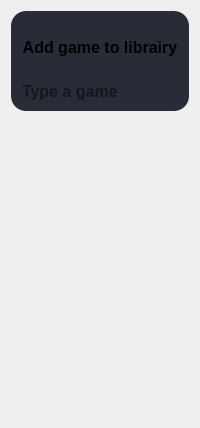
                  <widget class="QWidget" name="page_games">
                   <layout class="QVBoxLayout" name="vLayout_150">
                    <property name="sizeConstraint">
                     <enum>QLayout::SetDefaultConstraint</enum>
                    </property>
                    <item>
                     <widget class="QFrame" name="gameAdd">
                      <property name="sizePolicy">
                       <sizepolicy hsizetype="Expanding" vsizetype="Expanding">
                        <horstretch>0</horstretch>
                        <verstretch>0</verstretch>
                       </sizepolicy>
                      </property>
                      <property name="minimumSize">
                       <size>
                        <width>0</width>
                        <height>100</height>
                       </size>
                      </property>
                      <property name="maximumSize">
                       <size>
                        <width>16777215</width>
                        <height>100</height>
                       </size>
                      </property>
                      <property name="sizeIncrement">
                       <size>
                        <width>0</width>
                        <height>0</height>
                       </size>
                      </property>
                      <property name="baseSize">
                       <size>
                        <width>0</width>
                        <height>0</height>
                       </size>
                      </property>
                      <property name="styleSheet">
                       <string notr="true">background-color: rgb(39, 44, 54);
 border-radius: 15px;</string>
                      </property>
                      <layout class="QVBoxLayout" name="horizontalLayout_16">
                       <item>
                        <widget class="QPushButton" name="btn_gameAdd">
                         <property name="sizePolicy">
                          <sizepolicy hsizetype="Expanding" vsizetype="Expanding">
                           <horstretch>0</horstretch>
                           <verstretch>0</verstretch>
                          </sizepolicy>
                         </property>
                         <property name="maximumSize">
                          <size>
                           <width>16777215</width>
                           <height>100</height>
                          </size>
                         </property>
                         <property name="font">
                          <font>
                           <pointsize>12</pointsize>
                           <weight>75</weight>
                           <bold>true</bold>
                          </font>
                         </property>
                         <property name="text">
                          <string>Add game to librairy</string>
                         </property>
                        </widget>
                       </item>
                       <item>
                        <widget class="QLineEdit" name="gameAddSearch">
                         <property name="font">
                          <font>
                           <pointsize>12</pointsize>
                           <weight>75</weight>
                           <bold>true</bold>
                          </font>
                         </property>
                         <property name="inputMask">
                          <string/>
                         </property>
                         <property name="text">
                          <string/>
                         </property>
                         <property name="placeholderText">
                          <string>Type a game</string>
                         </property>
                        </widget>
                       </item>
                      </layout>
                     </widget>
                    </item>
                    <item>
                     <widget class="QFrame" name="gameListHolder">
                      <property name="sizePolicy">
                       <sizepolicy hsizetype="Preferred" vsizetype="Fixed">
                        <horstretch>0</horstretch>
                        <verstretch>0</verstretch>
                       </sizepolicy>
                      </property>
                      <property name="minimumSize">
                       <size>
                        <width>0</width>
                        <height>300</height>
                       </size>
                      </property>
                      <property name="maximumSize">
                       <size>
                        <width>16777215</width>
                        <height>10000000</height>
                       </size>
                      </property>
                      <property name="styleSheet">
                       <string notr="true"/>
                      </property>
                      <layout class="QVBoxLayout" name="verticalLayout_16"/>
                     </widget>
                    </item>
                   </layout>
                  </widget>
